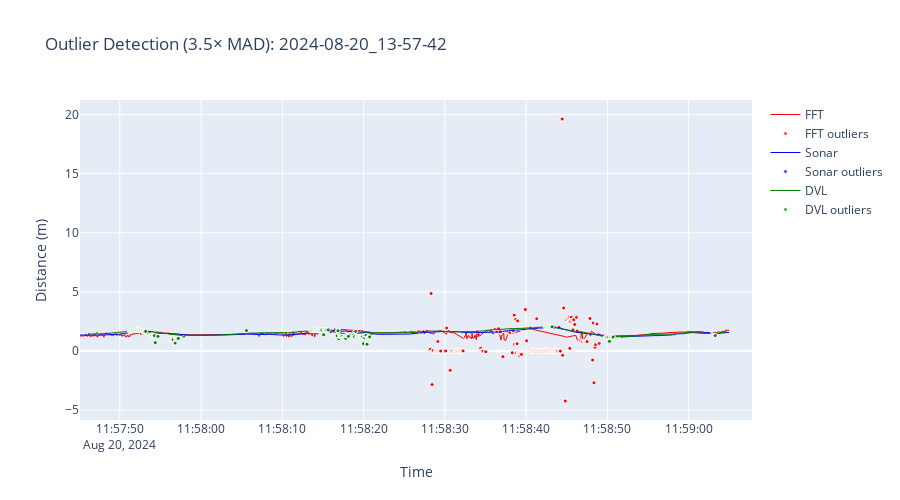

Notebook code for this chart:
### Code cell
# Plot 3: Outlier visualization
fig3 = go.Figure()

for method, col, outlier_col, color in [
    ('FFT', 'fft_distance_m', 'fft_distance_m_outlier', 'red'),
    ('Sonar', 'sonar_distance_m', 'sonar_distance_m_outlier', 'blue'),
    ('DVL', 'nav_distance_m', 'nav_distance_m_outlier', 'green')
]:
    if col in df.columns and outlier_col in df.columns:
        # Normal points
        normal_data = df[~df[outlier_col]]
        fig3.add_trace(go.Scatter(
            x=normal_data.index, y=normal_data[col],
            mode='lines', name=f'{method}',
            line=dict(color=color, width=1)
        ))
        
        # Outliers - smaller markers with transparency for overlap visibility
        outlier_data = df[df[outlier_col]]
        if len(outlier_data) > 0:
            fig3.add_trace(go.Scatter(
                x=outlier_data.index, y=outlier_data[col],
                mode='markers', name=f'{method} outliers',
                marker=dict(color=color, size=4, symbol='circle', 
                           opacity=0.7, line=dict(width=1, color='white'))
            ))

fig3.update_layout(
    title=f"Outlier Detection ({OUTLIER_K}× MAD): {TARGET_BAG}",
    xaxis_title="Time",
    yaxis_title="Distance (m)",
    height=500,
    hovermode='x unified'
)

fig3.show()
save_path = PLOTS_DIR / f"{TARGET_BAG}_outliers.html"
fig3.write_html(str(save_path))
print(f"Saved: {save_path.name}")

### Figure 1 — Plotly figure (JSON) as saved in the notebook; plotly's stock layout.template omitted (floating-point values rounded to 4 significant figures; data arrays with more than 128 entries replaced by an {"elided": "..."} marker saying what was removed)
{"data": [{"line": {"color": "red", "width": 1}, "mode": "lines", "name": "FFT", "type": "scatter", "x": {"elided": "2257 str values"}, "y": {"elided": "2257 float values"}}, {"marker": {"color": "red", "line": {"color": "white", "width": 1}, "opacity": 0.7, "size": 4, "symbol": "circle"}, "mode": "markers", "name": "FFT outliers", "type": "scatter", "x": {"elided": "487 str values"}, "y": {"elided": "487 float values"}}, {"line": {"color": "blue", "width": 1}, "mode": "lines", "name": "Sonar", "type": "scatter", "x": {"elided": "2737 str values"}, "y": {"elided": "2737 float values"}}, {"marker": {"color": "blue", "line": {"color": "white", "width": 1}, "opacity": 0.7, "size": 4, "symbol": "circle"}, "mode": "markers", "name": "Sonar outliers", "type": "scatter", "x": ["2024-08-20T11:58:43.291955+00:00", "2024-08-20T11:58:43.333225+00:00", "2024-08-20T11:58:43.354477+00:00", "2024-08-20T11:58:43.369585+00:00", "2024-08-20T11:58:43.418497+00:00", "2024-08-20T11:58:43.426124+00:00", "2024-08-20T11:58:43.471006+00:00"], "y": [2.015, 2.015, 2.012, 2.012, 2.017, 2.017, 2.017]}, {"line": {"color": "green", "width": 1}, "mode": "lines", "name": "DVL", "type": "scatter", "x": {"elided": "2336 str values"}, "y": {"elided": "2336 float values"}}, {"marker": {"color": "green", "line": {"color": "white", "width": 1}, "opacity": 0.7, "size": 4, "symbol": "circle"}, "mode": "markers", "name": "DVL outliers", "type": "scatter", "x": {"elided": "408 str values"}, "y": {"elided": "408 float values"}}], "layout": {"height": 500, "hovermode": "x unified", "title": {"text": "Outlier Detection (3.5× MAD): 2024-08-20_13-57-42"}, "xaxis": {"title": {"text": "Time"}}, "yaxis": {"title": {"text": "Distance (m)"}}}}
